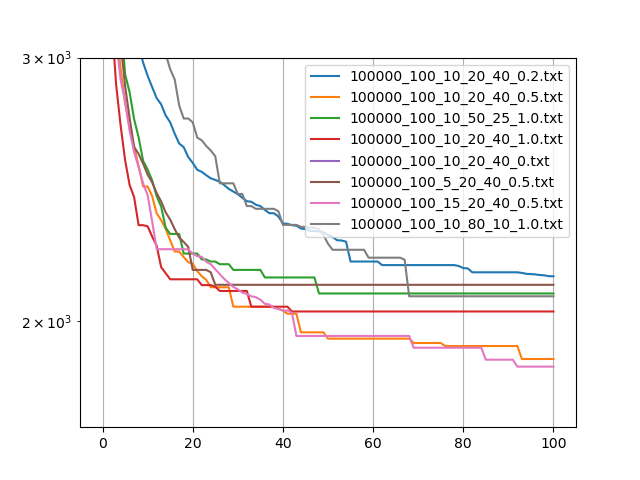

This chart was generated by the following Python code:
import matplotlib.pyplot as plt
import json
import glob


def parse_log(filename):
    def parse_line(ln):
        ln = ln[1:]
        fields = {}
        for fs in ln.split("|"):
            k, v = fs.split("=")
            fields[k.strip()] = int(v)
        return fields

    bests = []
    with open(filename) as f:
        for ln in f.readlines():
            if ln.startswith("@"):
                fs = parse_line(ln)
                print(fs["best"])
                bests.append(fs['best'])
    return bests


for path in glob.glob("./short/*.txt"):
    filename = path.split('/')[-1]
    n_generation, n_population, n_elite, n_select, n_crossover, p_mutation = filename.split('.')[
        0].split('_')

    bests = parse_log(path)
    # print(bests)
    plt.semilogy(bests, label=filename)

plt.legend()
plt.ylim(top=3000)
plt.grid(True)
plt.savefig('plot.png')
